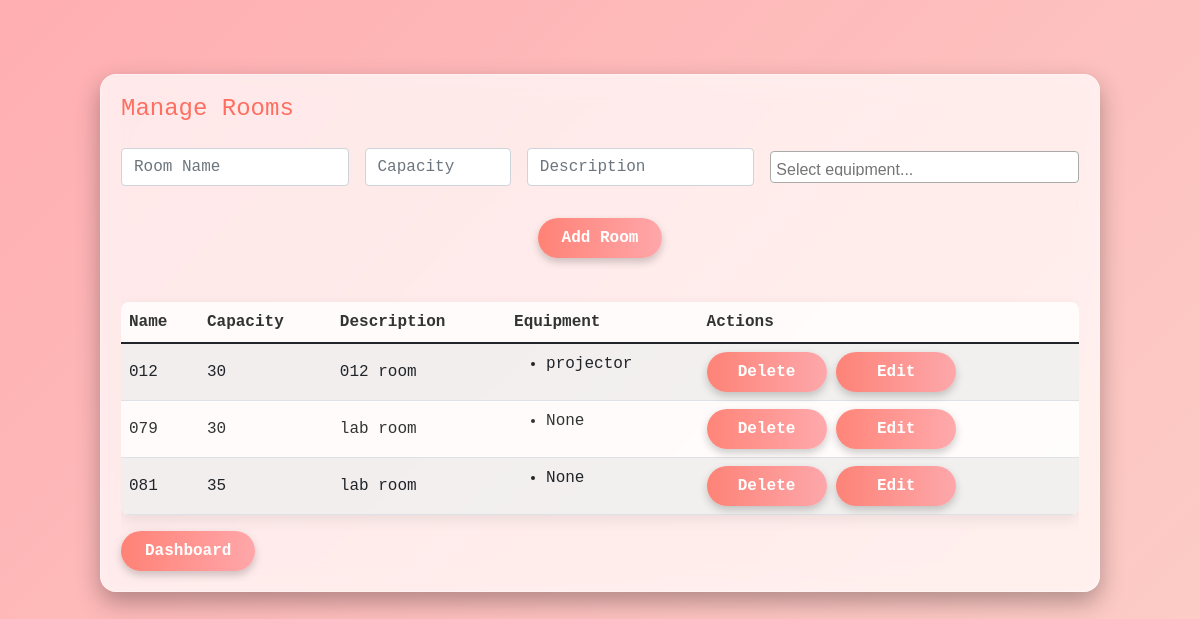
Screenshot of /manage_rooms.php with the database file from the repository.
### tables this page shows
CREATE TABLE `rooms` (
  `id` int(11) NOT NULL,
  `name` varchar(255) NOT NULL,
  `capacity` int(11) NOT NULL,
  `description` text NOT NULL,
  `is_available` tinyint(1) DEFAULT 1
);

### manage_rooms.php (the view, shortened to what this page needs)
<?php
include 'connection.php';
$editRoom = null;
$rooms = $db->query("
    SELECT r.*, GROUP_CONCAT(e.name) as equipment_list,
           GROUP_CONCAT(e.id) as equipment_ids
    FROM rooms r
    LEFT JOIN room_equipment re ON r.id = re.room_id
    LEFT JOIN equipment e ON re.equipment_id = e.id
    GROUP BY r.id
")->fetchAll();
$roomEquipment = [];
foreach ($rooms as $room) {
    $stmt = $db->prepare("
        SELECT e.name
        FROM equipment e
        JOIN room_equipment re ON e.id = re.equipment_id
        WHERE re.room_id = ?
    ");
    $stmt->execute([$room['id']]);
    $roomEquipment[$room['id']] = $stmt->fetchAll(PDO::FETCH_COLUMN);
}
?>
<!DOCTYPE html>
<html lang="en">
<head>
    <link href="https://cdn.jsdelivr.net/npm/bootstrap@5.1.3/dist/css/bootstrap.min.css" rel="stylesheet">
    <link href="https://cdn.jsdelivr.net/npm/select2@4.1.0-rc.0/dist/css/select2.min.css" rel="stylesheet" />
</head>
<body>
    <div class="container mt-4">
        <div class="rooms-container">
            <div class="room-card">
                <h2 class="font mb-4">Manage Rooms</h2>
                <form method="POST" class="mb-4">
                    <div class="row g-3 align-items-center">
                        <div class="col-md-3">
                            <input type="text" name="name" class="form-control" placeholder="Room Name"
                                value="<?php echo $editRoom ? htmlspecialchars($editRoom['name']) : ''; ?>" required>
                        </div>
                        <div class="col-md-2">
                            <input type="number" name="capacity" class="form-control" placeholder="Capacity"
                                value="<?php echo $editRoom ? $editRoom['capacity'] : ''; ?>" required>
                        </div>
                        <div class="col-md-3">
                            <input type="text" name="description" class="form-control" placeholder="Description"
                                value="<?php echo $editRoom ? htmlspecialchars($editRoom['description']) : ''; ?>" required>
                        </div>
                        <div class="col-md-4">
                        </div>
                        <div class="col-md-12">
                            <div class="button-container">
                                <button type="submit" name="save_room" class="btn btn-success font">
                                    <?php echo $editRoom ? 'Update Room' : 'Add Room'; ?>
                                </button>
                            </div>
                        </div>
                    </div>
                </form>
                <div class="table-responsive">
                    <table class="table table-striped">
                        <thead>
                            <tr>
                                <th>Name</th>
                                <th>Capacity</th>
                                <th>Description</th>
                                <th>Equipment</th>
                                <th>Actions</th>
                            </tr>
                        </thead>
                        <tbody>
                            <?php foreach ($rooms as $room): ?>
                            <tr>
                                <td><?php echo htmlspecialchars($room['name']); ?></td>
                                <td><?php echo $room['capacity']; ?></td>
                                <td><?php echo htmlspecialchars($room['description']); ?></td>
                                <td>
                                    <ul class="equipment-list">
                                        <?php
                                        if (!empty($roomEquipment[$room['id']])) {
                                            foreach ($roomEquipment[$room['id']] as $equipName) {
                                                echo "<li>" . htmlspecialchars($equipName) . "</li>";
                                            }
                                        } else {
                                            echo "<li>None</li>";
                                        }
                                        ?>
                                    </ul>
                                </td>
                                <td>
                                    <form method="POST" style="display: inline;">
                                        <button type="submit" name="delete_room" class="btn btn-danger font">Delete</button>
                                    </form>
                                    <a href="manage_rooms.php?edit_id=<?php echo $room['id']; ?>" class="btn btn-primary font">Edit</a>
                                </td>
                            </tr>
                            <?php endforeach; ?>
                        </tbody>
                    </table>
                </div>
            </div>
        </div>
        <a href="dashboard.php" class="btn font">Dashboard</a>
    </div>
</body>
</html>

### manage_rooms.php (style rules this page uses)
body { font-family: 'Poppins', sans-serif; background: linear-gradient(135deg, rgba(255, 154, 158, 0.8), rgba(250, 208, 196, 0.8), rgba(251, 194, 235, 0.8), rgba(161, 140, 209, 0.8)); background-size: 400% 400%; animation: gradientBackground 10s ease infinite; display: flex; justify-content: center; align-items: flex-start; height: 100vh; padding-top: 50px; margin: 0; overflow: auto; }
.container { width: 100%; max-width: 1000px; background: rgba(255, 255, 255, 0.75); padding: 20px; border-radius: 16px; box-shadow: 0 10px 25px rgba(0, 0, 0, 0.3); backdrop-filter: blur(12px) saturate(180%); border: 1px solid rgba(255, 255, 255, 0.3); }
h2, h3 { font-size: 1.5rem; margin-bottom: 1rem; color: rgba(255, 111, 97, 1); }
.button-container { display: flex; flex-wrap: wrap; gap: 1rem; justify-content: center; margin-top: 1rem; }
.btn { padding: 0.5rem 1.5rem; border: none; border-radius: 30px; background: linear-gradient(90deg, rgba(255, 111, 97, 0.85), rgba(255, 154, 158, 0.85)); color: white; font-size: 1rem; font-weight: 600; cursor: pointer; transition: all 0.3s ease-in-out; box-shadow: 0 4px 8px rgba(0, 0, 0, 0.2); min-width: 120px; }
table { width: 100%; border-collapse: collapse; margin-top: 20px; background: rgba(255, 255, 255, 0.8); border-radius: 8px; overflow: hidden; box-shadow: 0 5px 15px rgba(0, 0, 0, 0.08); }
th, td { padding: 1rem; text-align: left; vertical-align: middle; color: #333; }
th { background: rgba(255, 111, 97, 0.1); font-weight: 600; }
td { background-color: #fafafa; }
body { font-family: 'Courier New', Courier, monospace; background: linear-gradient(135deg, rgba(255, 154, 158, 0.8), rgba(250, 208, 196, 0.8), rgba(251, 194, 235, 0.8), rgba(161, 140, 209, 0.8)); background-size: 400% 400%; animation: gradientBackground 10s ease infinite; display: flex; justify-content: center; align-items: flex-start; height: 100vh; padding-top: 50px; margin: 0; overflow: auto; }

### rows the page displays
rooms: name "012", capacity "30", description "012 room", id "projector"
rooms: name "079", capacity "30", description "lab room", shows "None"
rooms: name "081", capacity "35", description "lab room", shows "None"
